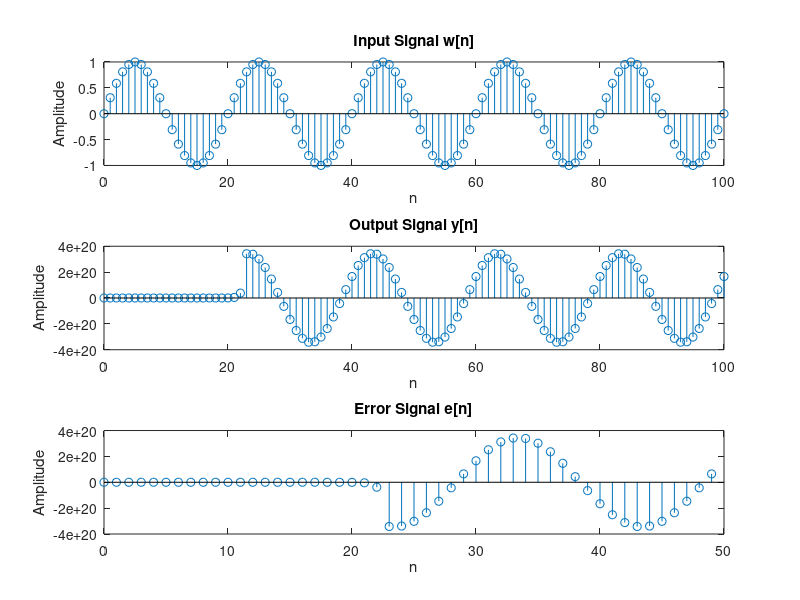

This chart was generated by the following MATLAB code:
clear
clc

b = [1, -0.9]; % FIR filter coefficients 
n = 0:100; % Time index
w = sin(0.1*pi*n); % Define w[n] of sinusoidal signal
x = filter(b, 1, w); % Implementation and output of the FIR filter
r = 9; % r parameter
M = 22; % m parameter

% y[n] of output signal computation
y = zeros(size(w));
for idx = 1:length(w)
    sum_term = 0;
    for l = 0:M
        if (idx-l) >= 1
            sum_term = sum_term + (r^l) * x(idx-l);
        end
    end
    y(idx) = sum_term;
end

% Plotting
figure;
subplot(3,1,1);
stem(n, w);
title('Input Signal w[n]');
xlabel('n');
ylabel('Amplitude');

subplot(3,1,2);
stem(n, y);
title('Output Signal y[n]');
xlabel('n');
ylabel('Amplitude');

e = x - y; % Error signal e[n] computation

% Plotting on the requested range
subplot(3,1,3);
stem(n(1:50), e(1:50));
title('Error Signal e[n]');
xlabel('n');
ylabel('Amplitude');

% 3.1.2 Worst-Case Filter
e = x - y; % Error signal e[n] computation for worst-case filter

% Finding the maximum absolute error on the requested range
worst_case_error = max(abs(e(1:50)));
disp(['Worst-case error in the range 0 <= n < 50: ', num2str(worst_case_error)]);